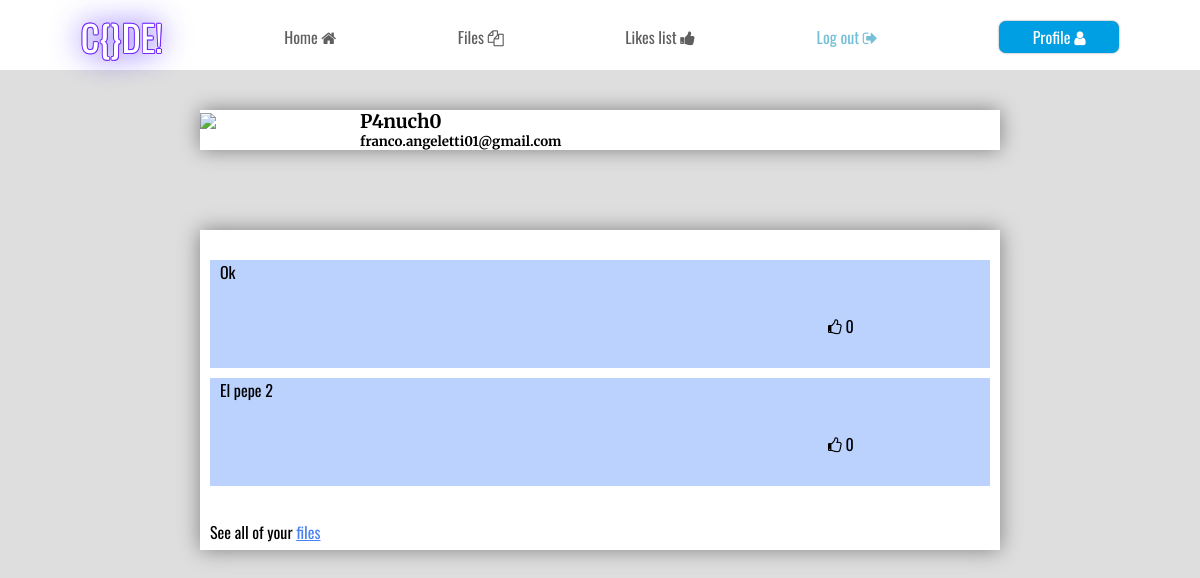
The app's page /profile (signed in), older data.
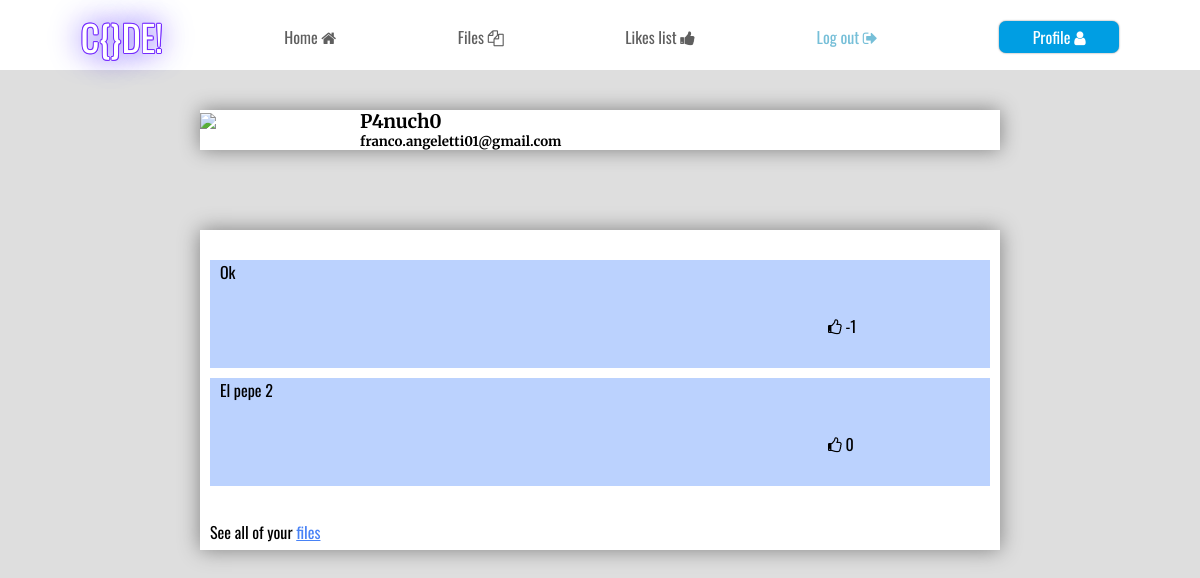
The same page, newer data.
### pen/models.py (models this page shows)
class User(AbstractUser):
    def userValidations(self):
        if len(self.username) < 5 or len(self.username) > 36:
            return f"Username length incorrect! {self.username}"
        if len(self.password) < 6 or len(self.password) > 100:
            return f"Password length incorrect! {self.password}"
        if len(self.email) < 8 or len(self.email) > 320:
            return f"Email length incorrect! {self.email}"
        return True

class Code(models.Model):
    userFK = models.ForeignKey("User", on_delete=models.CASCADE, related_name="coder_FK")
    projectName = models.CharField(max_length=36, editable=True, blank=False)
    likesCount = models.IntegerField(default=0, editable=True, blank=False)
    code_HTML = models.TextField(editable=True, blank=True, default="")
    code_CSS = models.TextField(editable=True, blank=True, default="")
    code_JS = models.TextField(editable=True, blank=True, default="")
    isPublic = models.BooleanField(editable=True, default=True)

### pen/views.py (the view)
# urls.py: path("profile", views.profile, name="profile"),
@login_required(login_url="/login")
def profile(request):
    files = Code.objects.all().filter(userFK=request.user).order_by("id")
    likes = len(Likes.objects.all().filter(likerFK=request.user).filter(eliminated=False))
    return render(request, "pen/profile.html", {
        "filesArr":files,
        "userLikes":likes,
    })

### pen/templates/pen/profile.html (shortened to what this page needs)
{% extends "pen/layout.html" %}
{% load static %}
{% block body %}
<link rel="stylesheet" href="{% static  'pen/profile.css' %}">
<div id="mainHolder">
    <div>
        <div id="firstBlock">
            <div> <img src="https://icons.veryicon.com/png/o/miscellaneous/two-color-icon-library/user-286.png" /> </div>
            <div>
                <h3>{{ user.username }}</h3>
                <h5>{{ user.email }}</h5>
            </div>
        </div>
        <div id="secondBlock">
            <div>
                {% if filesArr %}
                    {% for i in filesArr %}
                    <div class="projectHold">
                        <span>{{ i.projectName }}</span>
                        <div></div><div></div>
                        <span><i class="fa fa-thumbs-o-up" aria-hidden="true"></i> {{ i.likesCount }}</span>
                    </div>
                    {% endfor %}
                    <br><span>See all of your <a href="{% url 'files' %}">files</a></span>
                {% else %}
                    <span>You don't have any file, <a href="{% url 'files' %}">make one</a></span>
                {% endif %}
            </div>
            <br><hr><br>
        </div>
    </div>
</div>
{% endblock %}

### pen/templates/pen/layout.html (shortened to what this page needs)
{% load static %}
<!DOCTYPE html>
<html lang="en">
<head>
    <link rel="stylesheet" href="{% static 'pen/layout.css' %}">
    <link rel="stylesheet" href="https://cdnjs.cloudflare.com/ajax/libs/font-awesome/4.7.0/css/font-awesome.min.css">
</head>
<body>
    <div id="nav-container">
        <nav>
            <ul>
                <li id="comp-tag"><span>C{}DE!</span></li>
                <li><a class="navbar-link" href="{% url 'index' %}">Home <i class="fa fa-home" aria-hidden="true"></i></a></li>
                {% if user.is_authenticated %}
                    <li><a class="navbar-link" href="{% url 'files' %}">Files <i class="fa fa-files-o" aria-hidden="true"></i></a></li>
                    <li><a class="navbar-link" href="{% url 'likes' %}">Likes list <i class="fa fa-thumbs-up" aria-hidden="true"></i></a></li>
                    <li id="user-logout"><a href="{% url 'logout' %}">Log out <i class="fa fa-sign-out" aria-hidden="true"></i></a></li>
                    <li><a href="{% url 'profile' %}" id="user-profile">Profile <i class="fa fa-user" aria-hidden="true"></i></a></li>
                {% else %}
                    <li><a class="navbar-link" href="{% url 'register' %}">Register <i class="fa fa-pencil-square-o" aria-hidden="true"></i></a></li>
                    <li><a class="navbar-link" href="{% url 'login' %}">Log in <i class="fa fa-sign-in" aria-hidden="true"></i></a></li>
                {% endif %}
            </ul>
        </nav>
    </div>
    <div>
        {% block body %}{% endblock %}
    </div>
</body>
</html>

### pen/static/pen/layout.css (style rules this page uses)
* { padding: 0; margin: 0; font-family: 'Oswald', sans-serif; }
h1, h2, h3, h4, h5, h6 { font-family: 'Merriweather', serif; }
#nav-container { padding: 10px 20px; background: #fff; height: 6vh; min-height: 50px; }
#nav-container ul { display: flex; justify-content: space-around; align-items: center; }
#nav-container ul li { list-style-type: none; }
.navbar-link { color: #5f5f5f; text-decoration: none; transition: font-size .6s; }
#user-profile { display: block; background: #009ee3; color: white; text-decoration: none; width: 120px; padding: 4px 0; border-radius: 7px; box-shadow: 0 0 2px gray; text-align: center; }
#user-logout a { text-decoration: none; color: #76bfd8; }
#comp-tag span { font-size: 36px; color: white; text-shadow: #752bff 1px 0px 0px, #752bff 0.540302px 0.841471px 0px, #752bff -0.416147px 0.909297px 0px, #752bff -0.989993px 0.14112px 0px, #752bff -0.653644px -0.756803px 0px, #752bff 0.283662px -0.958924px 0px, #752bff 0.96017px -0.279416px 0px, #3c10ff 0 0 30px; }

### pen/static/pen/profile.css (style rules this page uses)
#mainHolder { background: #dedede; height: calc(91vh + 8px); }
#mainHolder > div { display: flex; align-items: center; flex-direction: column; }
#firstBlock, #secondBlock { width: 800px; background: #fff; margin: 40px 0; box-shadow: 0 0 20px gray; }
#firstBlock { display: grid; grid-template-columns: 20% 80%; grid-template-rows: auto; }
#firstBlock img { width: 100%; }
#firstBlock div:nth-child(2) { display: flex; justify-content: space-evenly; flex-direction: column; }
#secondBlock { box-sizing: border-box; height: 40vh; padding: 20px 10px; overflow-y: scroll; overflow-x: hidden; text-overflow: clip; }
.projectHold { display: grid; grid-template-columns: 80% 20%; grid-template-rows: 54px 54px; padding: 0 10px; margin: 10px 0; background: #bbd2fe; }
#secondBlock span a { color: #4882f6; }

Row changes from the older to the newer data that the page shows:
changed Code "Ok": likesCount "0" → "-1"
